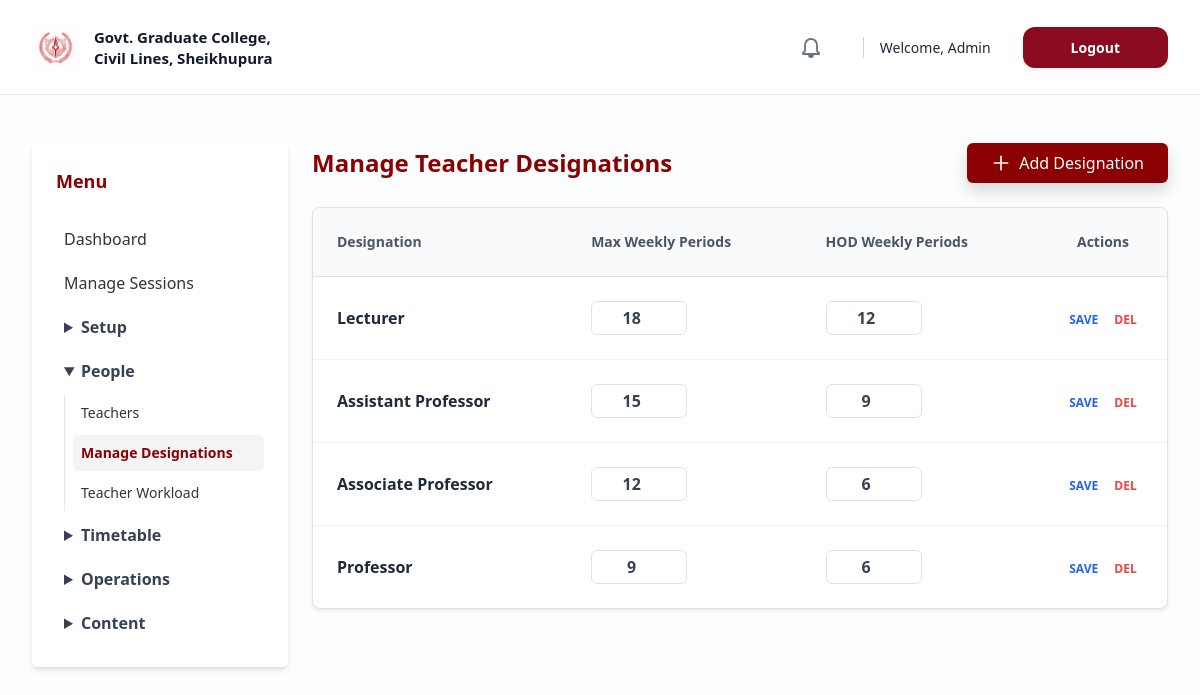
Screenshot of /admin/designations.php (signed in) with the database file from the repository.
### tables this page shows
CREATE TABLE IF NOT EXISTS `designation_workload` (
  `Designation` VARCHAR(50) PRIMARY KEY,
  `MaxWeeklyPeriods` INT NOT NULL,
  `HODWeeklyPeriods` INT NOT NULL
);

### admin/designations.php (the view, shortened to what this page needs)
<?php
require_once __DIR__ . '/../config/db.php';
$designations = $pdo->query("SELECT * FROM designation_workload ORDER BY MaxWeeklyPeriods DESC")->fetchAll(PDO::FETCH_ASSOC);
?>
<?php include '../includes/header.php'; ?>
<div class="w-full px-2 md:px-8 mx-auto flex gap-6 mt-4 pb-12">
    <?php include '../includes/admin_sidebar.php'; ?>
    <div class="flex-1 min-w-0">
        <div class="flex justify-between items-center mb-6">
            <h2 class="text-2xl font-bold text-maroon">Manage Teacher Designations</h2>
            <button onclick="document.getElementById('addModal').classList.remove('hidden')" class="bg-maroon hover:bg-red-800 text-white px-4 py-2 rounded shadow flex items-center gap-2">
                <svg class="w-5 h-5" fill="none" stroke="currentColor" viewBox="0 0 24 24"><path stroke-linecap="round" stroke-linejoin="round" stroke-width="2" d="M12 4v16m8-8H4"></path></svg>
                Add Designation
            </button>
        </div>
        <div class="bg-white rounded-lg shadow-sm border border-gray-100 overflow-hidden">
            <table class="w-full text-left border-collapse">
                <thead>
                    <tr class="bg-gray-50 text-gray-600 text-sm border-b">
                        <th class="p-4 font-semibold">Designation</th>
                        <th class="p-4 font-semibold">Max Weekly Periods</th>
                        <th class="p-4 font-semibold">HOD Weekly Periods</th>
                        <th class="p-4 font-semibold text-center">Actions</th>
                    </tr>
                </thead>
                <tbody class="divide-y divide-gray-100">
                    <?php foreach($designations as $d): ?>
                        <tr class="hover:bg-gray-50 transition-colors">
                            <form method="POST" class="contents">
                                <td class="p-4 font-bold text-gray-800">
                                    <?php echo htmlspecialchars($d['Designation']); ?>
                                </td>
                                <td class="p-4">
                                    <input type="number" name="max" value="<?php echo $d['MaxWeeklyPeriods']; ?>" class="border rounded p-1 w-24 text-center font-bold text-gray-700 outline-none focus:ring-1 focus:ring-maroon" required min="1">
                                </td>
                                <td class="p-4">
                                    <input type="number" name="hod" value="<?php echo $d['HODWeeklyPeriods']; ?>" class="border rounded p-1 w-24 text-center font-bold text-gray-700 outline-none focus:ring-1 focus:ring-maroon" required min="1">
                                </td>
                                <td class="p-4 text-center whitespace-nowrap w-32">
                                    <button type="submit" name="edit" title="Save Limits" class="text-blue-600 hover:text-blue-800 hover:underline text-xs font-bold uppercase transition mr-3">Save</button>
                                    <button type="submit" name="delete" title="Delete Designation" onclick="return confirm('Are you sure you want to delete this designation?');" class="text-red-500 hover:text-red-700 hover:underline text-xs font-bold uppercase transition">Del</button>
                                </td>
                            </form>
                        </tr>
                    <?php endforeach; ?>
                </tbody>
            </table>
        </div>
    </div>
</div>

### assets/css/style.css (style rules this page uses)
:root { --primary-color: #8B0000; --secondary-color: #FFFFFF; --light-primary: rgba(139, 0, 0, 0.05); }
body { background-color: var(--secondary-color); color: #333333; }
.text-maroon { color: var(--primary-color) !important; }
.bg-maroon { background-color: var(--primary-color) !important; color: var(--secondary-color) !important; }

### rows the page displays
designation_workload: Designation "Lecturer", max "18", hod "12"
designation_workload: Designation "Assistant Professor", max "15", hod "9"
designation_workload: Designation "Associate Professor", max "12", hod "6"
designation_workload: Designation "Professor", max "9", hod "6"

### other values shown
$_SESSION['user_name'] "Admin"
$groupName "Setup"
$groupName "People"
$label "Teachers"
$label "Manage Designations"
$label "Teacher Workload"
$groupName "Timetable"
$groupName "Operations"
$groupName "Content"
